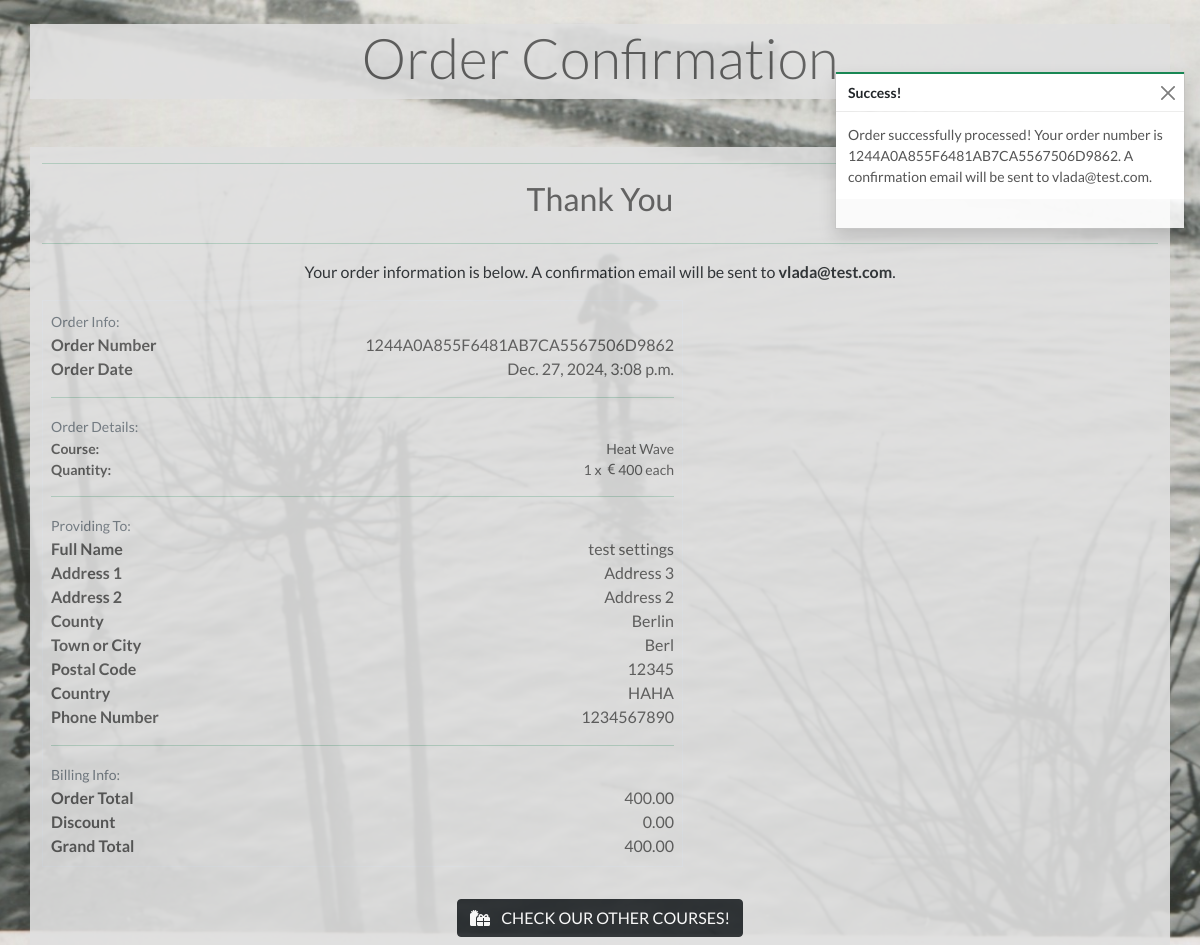
/checkout/checkout_success/1244A0A855F6481AB7CA5567506D9862, run on an earlier commit of the app's database.
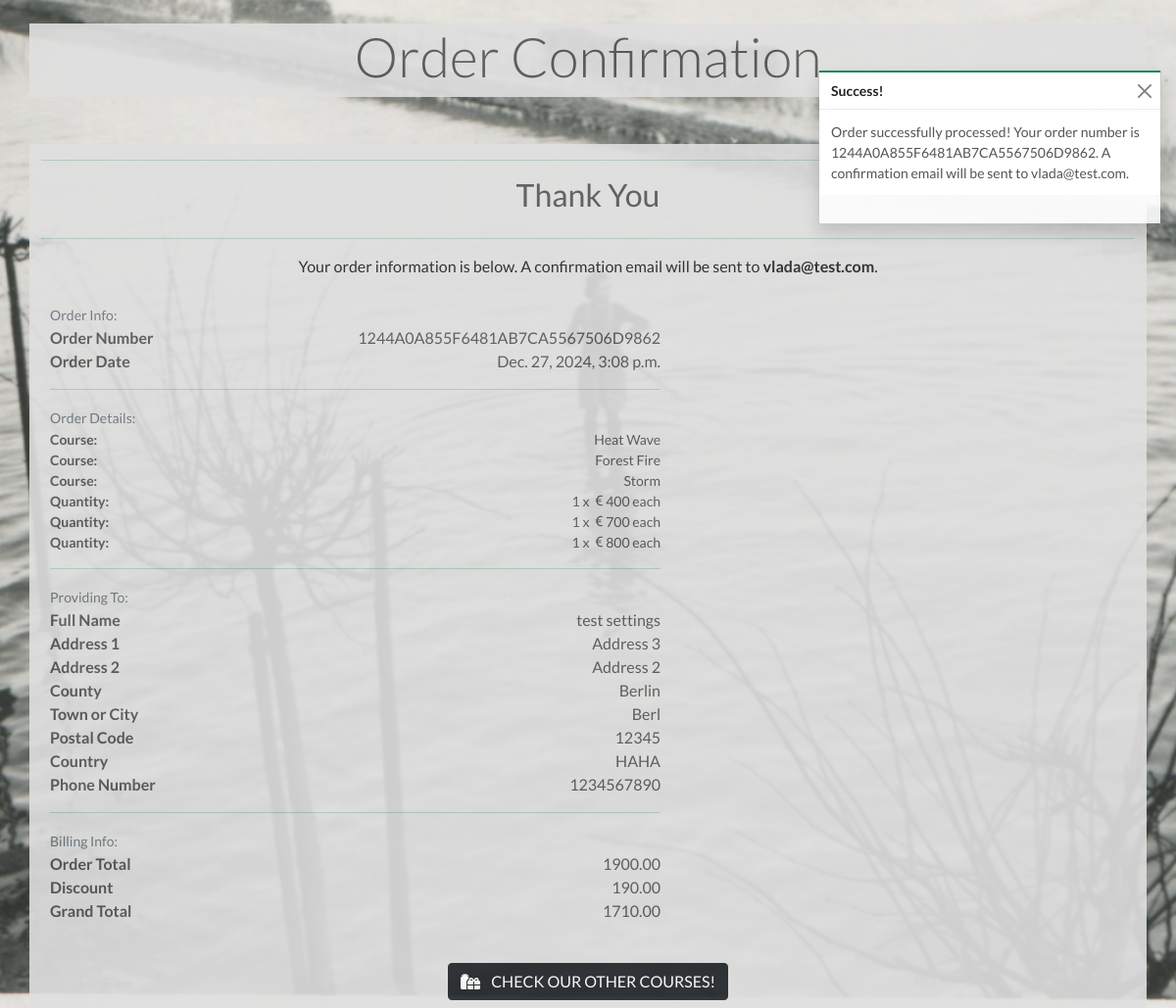
And on a later commit of the database.
### checkout/models.py (models this page shows, shortened)
class Order(models.Model):
    order_number = models.CharField(max_length=32, null=False, editable=False)
    full_name = models.CharField(max_length=50, null=False, blank=False)
    email = models.EmailField(max_length=254, null=False, blank=False)
    phone_number = models.CharField(max_length=20, null=False, blank=False)
    country = models.CharField(max_length=40, null=False, blank=False)
    postcode = models.CharField(max_length=20, null=True, blank=True)
    town_or_city = models.CharField(max_length=40, null=False, blank=False)
    street_address1 = models.CharField(max_length=80, null=False, blank=False)
    street_address2 = models.CharField(max_length=80, null=True, blank=True)
    county = models.CharField(max_length=80, null=True, blank=True)
    date = models.DateTimeField(auto_now_add=True)
    discount_cost = models.DecimalField(max_digits=6, decimal_places=2, null=False, default=0)
    order_total = models.DecimalField(max_digits=10, decimal_places=2, null=False, default=0)
    grand_total = models.DecimalField(max_digits=10, decimal_places=2, null=False, default=0)

class OrderLineItem(models.Model):
    order = models.ForeignKey(Order, null=False, blank=False, on_delete=models.CASCADE, related_name='lineitems')
    product = models.ForeignKey(Category, null=False, blank=False, on_delete=models.CASCADE)
    quantity = models.IntegerField(null=False, blank=False, default=1)
    starting_date = models.CharField(max_length=100, null=True, blank=True)
    lineitem_total = models.DecimalField(max_digits=6, decimal_places=2, null=False, blank=False, editable=False)

### products/models.py (models this page shows, shortened)
class Category(models.Model):
    name = models.CharField(max_length=50)
    friendly_name = models.CharField(max_length=100)
    difficulty_level = models.CharField(max_length=50)
    credits = models.IntegerField()
    number_of_lectures = models.IntegerField()
    est_time = models.IntegerField()
    short_description = models.TextField(max_length=255)
    long_description = models.TextField(max_length=1000)
    test = models.BooleanField(default=False)
    logo = models.ImageField(upload_to='logos/', null=True, blank=True)
    price = models.IntegerField(null=True, blank=True)
    starting_date = models.CharField(max_length=100, null=True, blank=True)

### checkout/views.py (the view)
# urls.py: path('checkout_success/<order_number>', views.checkout_success, name='checkout_success'),
def checkout_success(request, order_number):
    save_info = request.session.get('save_info')
    order = get_object_or_404(Order, order_number=order_number)
    messages.success(request, f'Order successfully processed! \
        Your order number is {order_number}. A confirmation \
        email will be sent to {order.email}.')
    if 'bag' in request.session:
        del request.session['bag']
    template = 'checkout/checkout_success.html'
    context = {
        'order': order,
    }
    return render(request, template, context)

### checkout/templates/checkout/checkout_success.html
{% extends "base.html" %}
{% load static %}
{% block extra_css %}
<link rel="stylesheet" href="{% static 'checkout/css/checkout.css' %}">
{% endblock %}
{% block page_header %}
<div class="container mt-4">
    <div class="row">
        <div class="col text-center">
            <h1 class="display-4">Order Confirmation</h1>
        </div>
    </div>
</div>
{% endblock %}
{% block content %}
<div class="overlay"></div>
<div class="container my-5">
    <div class="row justify-content-center">
        <div class="col text-center">
            <hr class="checkout-success-hr">
            <h2 class="logo-font mb-4">Thank You</h2>
            <hr class="checkout-success-hr">
            <p class="text-dark">Your order information is below. A confirmation email will be sent to
                <strong>{{ order.email }}</strong>.</p>
        </div>
    </div>
    <div class="row">
        <div class="col-12 col-lg-7">
            <div class="order-confirmation-wrapper p-2 border">
                <div class="row">
                    <div class="col">
                        <small class="text-muted">Order Info:</small>
                    </div>
                </div>
                <div class="row align-items-center">
                    <div class="col-md-4">
                        <p class="mb-0 text-black fw-bold">Order Number</p>
                    </div>
                    <div class="col-md-8 text-md-end">
                        <p class="mb-0">{{ order.order_number }}</p>
                    </div>
                </div>
                <div class="row align-items-center">
                    <div class="col-md-4">
                        <p class="mb-0 text-black fw-bold">Order Date</p>
                    </div>
                    <div class="col-md-8 text-md-end">
                        <p class="mb-0">{{ order.date }}</p>
                    </div>
                </div>
                <hr class="checkout-success-hr">
                <div class="row">
                    <div class="col">
                        <small class="text-muted">Order Details:</small>
                    </div>
                </div>
                {% for item in order.lineitems.all %}
                <div class="row align-items-center">
                    <div class="col-md-4">
                        <p class="small mb-0 text-black fw-bold">
                            Course:
                        </p>
                    </div>
                    <div class="col-md-8 text-md-end">
                        <p class="small mb-0"> {{ item.product.name }} </p>
                    </div>
                </div>
                {% endfor %}
                {% for item in order.lineitems.all %}
                <div class="row align-items-center">
                    <div class="col-md-4">
                        <p class="small mb-0 text-black fw-bold">
                            Quantity:
                        </p>
                    </div>
                    <div class="col-md-8 text-md-end">
                        <p class="small mb-0">{{ item.quantity }} x <i class="bi bi-currency-euro"></i>{{ item.product.price }} each</p>
                    </div>
                </div>
                {% endfor %}
                <hr class="checkout-success-hr">
                <div class="row">
                    <div class="col">
                        <small class="text-muted">Providing To:</small>
                    </div>
                </div>
                <div class="row align-items-center">
                    <div class="col-md-4">
                        <p class="mb-0 text-black fw-bold">Full Name</p>
                    </div>
                    <div class="col-md-8 text-md-end">
                        <p class="mb-0">{{ order.full_name }}</p>
                    </div>
                </div>
                <div class="row align-items-center">
                    <div class="col-md-4">
                        <p class="mb-0 text-black fw-bold">Address 1</p>
                    </div>
                    <div class="col-md-8 text-md-end">
                        <p class="mb-0">{{ order.street_address1 }}</p>
                    </div>
                </div>
                {% if order.street_address2 %}
                <div class="row align-items-center">
                    <div class="col-md-4">
                        <p class="mb-0 text-black fw-bold">Address 2</p>
                    </div>
                    <div class="col-md-8 text-md-end">
                        <p class="mb-0">{{ order.street_address2 }}</p>
                    </div>
                </div>
                {% endif %}
                {% if order.county %}
                <div class="row align-items-center">
                    <div class="col-md-4">
                        <p class="mb-0 text-black fw-bold">County</p>
                    </div>
                    <div class="col-md-8 text-md-end">
                        <p class="mb-0">{{ order.county }}</p>
                    </div>
                </div>
                {% endif %}
                <div class="row align-items-center">
                    <div class="col-md-4">
                        <p class="mb-0 text-black fw-bold">Town or City</p>
                    </div>
                    <div class="col-md-8 text-md-end">
                        <p class="mb-0">{{ order.town_or_city }}</p>
                    </div>
                </div>
                {% if order.postcode %}
                <div class="row align-items-center">
                    <div class="col-md-4">
                        <p class="mb-0 text-black fw-bold">Postal Code</p>
                    </div>
                    <div class="col-md-8 text-md-end">
                        <p class="mb-0">{{ order.postcode }}</p>
                    </div>
                </div>
                {% endif %}
                <div class="row align-items-center">
                    <div class="col-md-4">
                        <p class="mb-0 text-black fw-bold">Country</p>
                    </div>
                    <div class="col-md-8 text-md-end">
                        <p class="mb-0">{{ order.country }}</p>
                    </div>
                </div>
                <div class="row align-items-center">
                    <div class="col-md-4">
                        <p class="mb-0 text-black fw-bold">Phone Number</p>
                    </div>
                    <div class="col-md-8 text-md-end">
                        <p class="mb-0">{{ order.phone_number }}</p>
                    </div>
                </div>
                <hr class="checkout-success-hr">
                <div class="row">
                    <div class="col">
                        <small class="text-muted">Billing Info:</small>
                    </div>
                </div>
                <div class="row align-items-center">
                    <div class="col-md-4">
                        <p class="mb-0 text-black fw-bold">Order Total</p>
                    </div>
                    <div class="col-md-8 text-md-end">
                        <p class="mb-0">{{ order.order_total }}</p>
                    </div>
                </div>
                <div class="row align-items-center">
                    <div class="col-md-4">
                        <p class="mb-0 text-black fw-bold">Discount</p>
                    </div>
                    <div class="col-md-8 text-md-end">
                        <p class="mb-0">{{ order.discount_cost }}</p>
                    </div>
                </div>
                <div class="row align-items-center">
                    <div class="col-md-4">
                        <p class="mb-0 text-black fw-bold">Grand Total</p>
                    </div>
                    <div class="col-md-8 text-md-end">
                        <p class="mb-0">{{ order.grand_total }}</p>
                    </div>
                </div>
            </div>
        </div>
    </div>
    <div class="row mt-4">
        <div class="col-12 col-lg-7 mx-auto text-center">
            <a href="{% url 'categories' %}" class="btn btn-dark my-2">
                <i class="fas fa-gifts me-2"></i>
                <span class="text-uppercase">Check Our Other Courses!</span>
            </a>
        </div>
    </div>
</div>
{% endblock %}

### templates/base.html (shortened to what this page needs)
{% load static %}
<!doctype html>
<html lang="en">
<head>
  {% block corecss %}
  <link href="https://cdn.jsdelivr.net/npm/bootstrap@5.0.2/dist/css/bootstrap.min.css" rel="stylesheet"
>
  <link rel="stylesheet" href="{% static 'css/base.css' %}">
  <link href="https://cdn.jsdelivr.net/npm/bootstrap-icons/font/bootstrap-icons.css" rel="stylesheet">
  {% endblock %}
  {% block extra_css %}
  {% endblock %}
</head>
<body>
  {% block page_header %}{% endblock %}
  {% block content %}
  {% endblock %}
  {% if messages %}
        <div class="message-container">
            {% for message in messages %}
                {% with message.level as level %}
                    {% if level == 40 %}
                        {% include 'includes/toasts/toast_error.html' %}
                    {% elif level == 30 %}
                        {% include 'includes/toasts/toast_warning.html' %}
                    {% elif level == 25 %}
                        {% include 'includes/toasts/toast_success.html' %}
                    {% else %}
                        {% include 'includes/toasts/toast_info.html' %}
                    {% endif %}
                {% endwith %}
            {% endfor %}
        </div>
    {% endif %}
</body>
</html>

### templates/includes/toasts/toast_success.html (shortened to what this page needs)
<div class="toast custom-toast rounded-0 border-top-0" data-bs-autohide="false">
    <div class="w-100 toast-capper bg-success"></div>
    <div class="toast-header bg-white text-dark">
        <strong class="me-auto">Success!</strong>
        <button type="button" class="btn-close text-dark" data-bs-dismiss="toast" aria-label="Close"></button>
    </div>
    <div class="toast-body bg-white">
        {{ message }}
    </div>
    <div class="col-3 my-1">
    </div>
</div>

### static/css/base.css (style rules this page uses)
html { height: 100%; }
body { background: url('/media/cover_photo.jpg') no-repeat center center fixed; background-size: cover; height: calc(100vh - 164px); color: #555; font-family: 'Lato'; }
.overlay { height: 100%; width: 100%; top: 0; left: 0; position: fixed; opacity: 0.2; z-index: -1; }
.container { background-color: rgb(223, 223, 223); opacity: 0.9; }
.message-container { position: fixed; top: 72px; right: 15px; z-index: 99999999999; }
.custom-toast { overflow: visible; }
.toast-capper { height: 2px; }

### checkout/static/checkout/css/checkout.css (style rules this page uses)
.checkout-success-hr { color: rgb(25, 135, 84); }

What changed in the data, as far as the page shows it:
changed Order "vlada@test.com": order_total "400.00" → "1900.00"; discount_cost "0.00" → "190.00"; grand_total "400.00" → "1710.00"
added OrderLineItem: product.name "Forest Fire", quantity "1", product.price "700"
added OrderLineItem: product.name "Storm", quantity "1", product.price "800"
